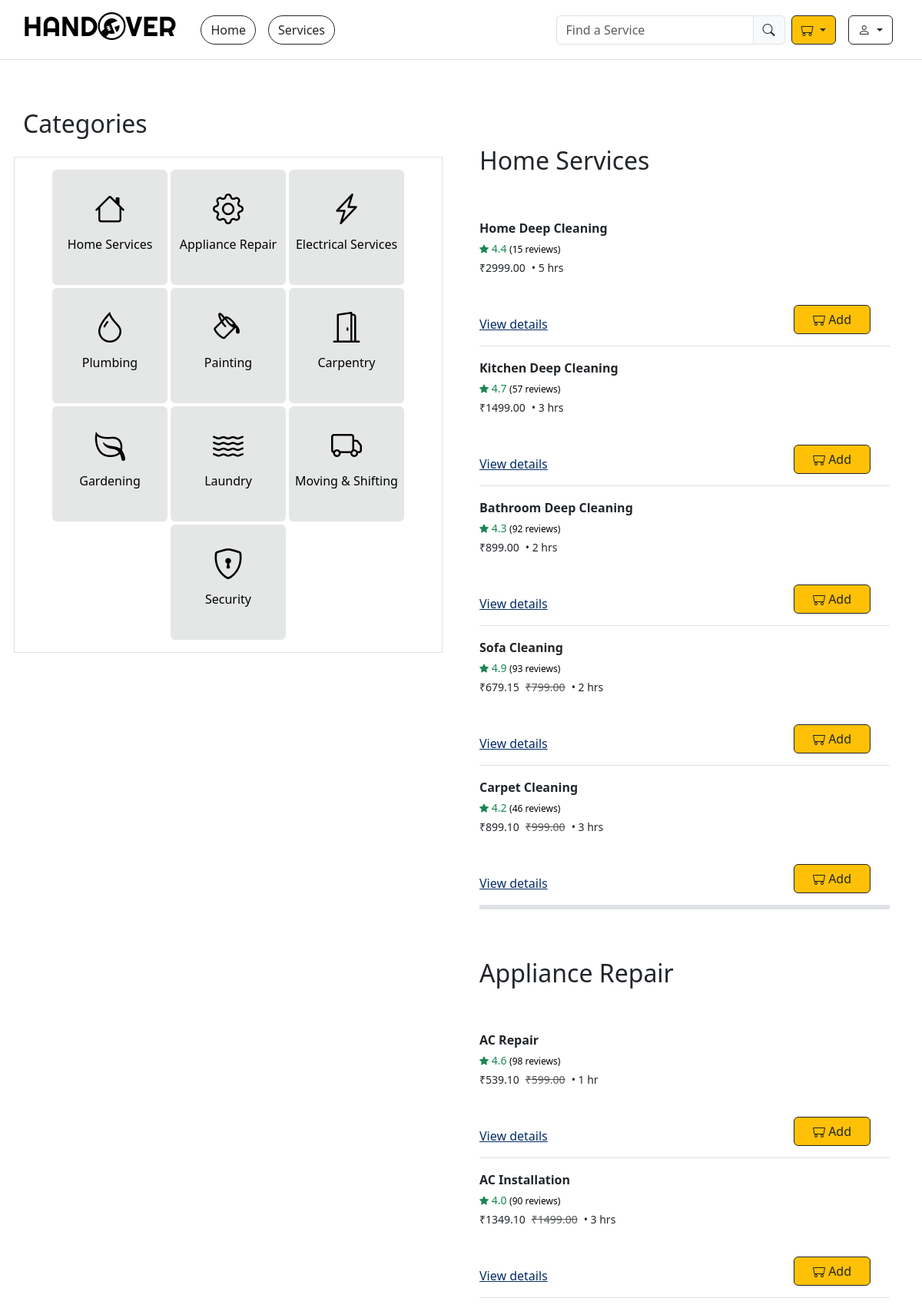
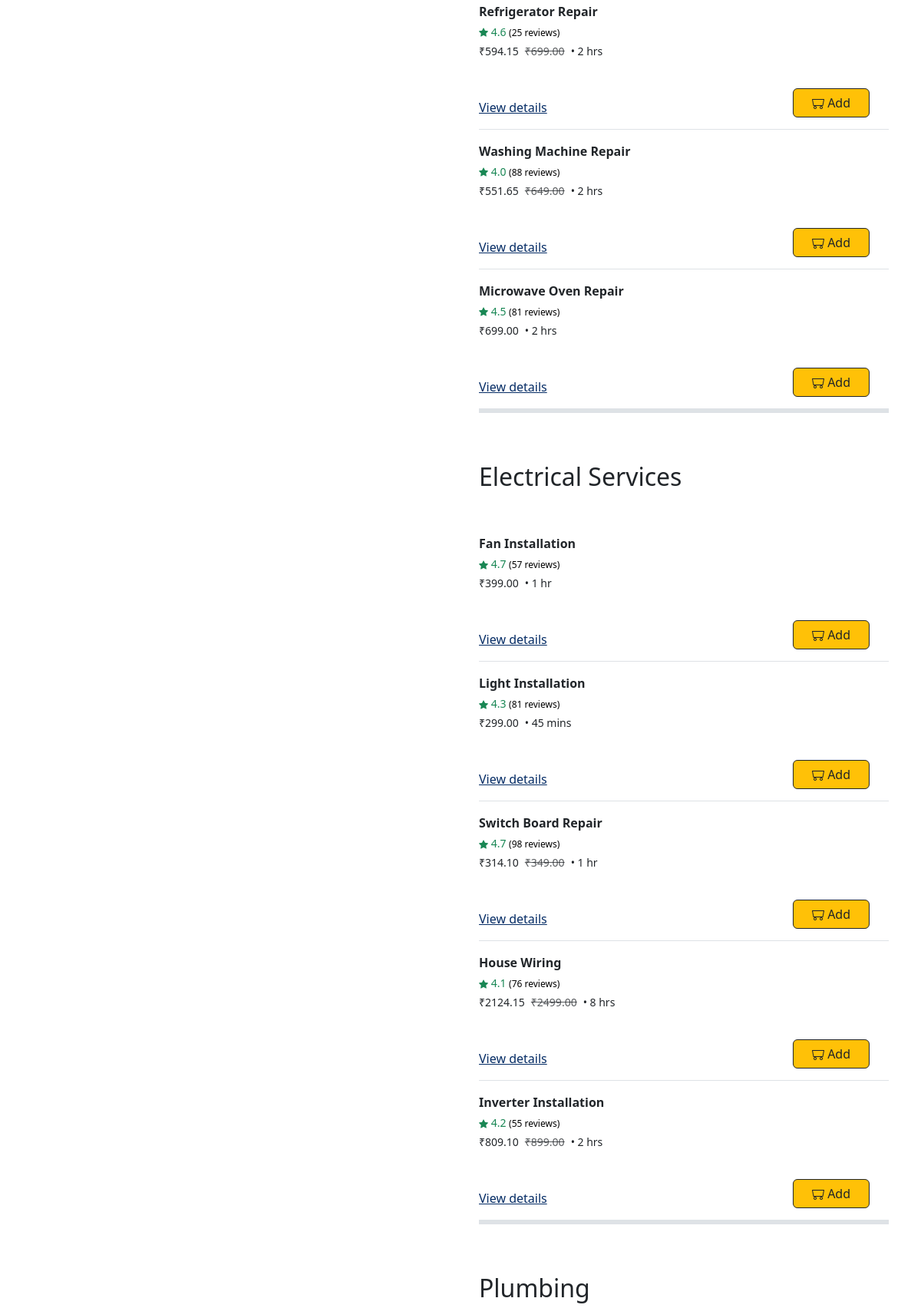
Page /services/ (upper part) on the committed database (2 pictures, top to bottom).
### HANDOVER/models.py (models this page shows, shortened)
class Category(models.Model):
    name = models.CharField(max_length=100, unique=True)
    icon = models.CharField(max_length=50, blank=True)
    @property
    def as_class(self):
        return self.name.lower().strip().replace(' ','-')

class Service(models.Model):
    name = models.CharField(max_length=100)
    category = models.ForeignKey(Category, on_delete=models.CASCADE)
    description = models.TextField()
    image = models.URLField()
    price = models.DecimalField(max_digits=8, decimal_places=2)
    discount_percentage = models.PositiveIntegerField(default=0)
    duration = models.DurationField()
    rating = models.DecimalField(max_digits=2, decimal_places=1, default=0)
    total_reviews = models.PositiveIntegerField(default=0)
    booking_count = models.PositiveIntegerField(default=0)
    is_active = models.BooleanField(default=True)
    created_at = models.DateField(default=timezone.now)
    updated_at = models.DateTimeField(auto_now=True)
    @property
    def on_discount(self):
        return self.discount_percentage > 0
    @property
    def discount_price(self):
        return self.price - (self.price * self.discount_percentage / 100)
    @property
    def duration_text(self):
        total_minutes = int(self.duration.total_seconds() // 60)
        hours = total_minutes // 60
        days = hours // 24
        minutes = total_minutes % 60
        if days:
            if days > 1:
                return f'{days} days'
            else:
                return f'{days} day'
        elif hours:
            if hours > 1:
                return f'{hours} hrs'
            else:
                return f'{hours} hr'
        elif minutes:
            if minutes > 1:
                return f'{minutes} mins'
            else:
                return f'{minutes} min'

### HANDOVER/views.py (the view)
# urls.py: path('services/', views.services, name='services'),
def services(request):
    all_services = Service.objects.all()
    categories = Category.objects.all()
    in_cart = Service.objects.none()
    if request.user.is_authenticated:
        in_cart = Service.objects.filter(
            cart__user = request.user
        )
    return render(request, 'services.html', {'all_services':all_services, 'categories': categories, 'in_cart': in_cart})

### HANDOVER/context_processors.py (called while the page is built)
def cart_data(request):
    if request.user.is_authenticated:
        cart_items = Cart.objects.filter(user=request.user)
    else:
        cart_items = Cart.objects.none()
    return {
        "cart_count": cart_items.count(),
        "mini_cart": cart_items,
    }

### template/services.html (shortened to what this page needs)
{% extends 'base/base.html' %}
{% load static %}
{% block main %}
<div class="d-flex flex-column align-items-start flex-md-row justify-content-center gap-5 pt-5 position-relative">
    <div class="categories-panel col">
        <div class=" d-flex flex-column align-items-start justify-content-center gap-3 " id="nav-grid">
            <h2>Categories</h2>
            <div class="row row-cols-2 row-cols-sm-3 row-cols-md-2 row-cols-lg-3 border justify-content-center gap-1 p-3">
                {% for category in categories %}
                <a href="#{{category.as_class}}" class="col d-flex flex-column align-items-center justify-content-center category-panel rounded py-3">
                    <i class="{{category.icon}} display-6"></i>
                    <p class="text-nowrap">{{category.name}}</p>
                </a>
                {% endfor %}
            </div>
        </div>
    </div>
    <div class="services-panel col d-flex flex-column align-items-start justify-content-center gap-3 w-100 container" data-bs-spy="scroll" data-bs-target="#nav-grid" data-bs-smooth-scroll="true" data-bs-root-margin="0px 0px -40%">
            {% for category in categories %}
            <div class="d-flex flex-column border-bottom border-5 w-100 gap-5 pt-5" id="{{category.as_class}}">
                <h2>{{category.name}}</h2>
                <div class="d-flex flex-column gap-3">
                    {% for service in all_services %}
                    {% if service.category.name == category.name %}
                    <div class="d-flex gap-3 justify-content-between border-bottom service_data">
                        <div class="text-section d-flex flex-column gap-1">
                            <span class="service-name">{{service.name}}</span>
                            <span class="service-rating text-success">
                                <i class="bi bi-star-fill fs-sm text-success"></i>
                                <span>{{service.rating}}</span>
                                <a href="#">({{service.total_reviews}} reviews)</a>
                            </span>
                            <span class="service-price d-flex gap-2">
                                {% if service.on_discount %}
                                <span>₹{{service.discount_price}}</span><span class="text-muted text-decoration-line-through"> ₹{{service.price}}</span><span> • {{service.duration_text}}</span>
                                {% else %}
                                <span>₹{{service.price}}</span><span> • {{service.duration_text}}</span>
                                {% endif %}
                            </span>
                            <a href="{% url 'service' id=service.id %}" class="text-primary-emphasis mt-auto pb-3">View details</a>
                        </div>
                            <div class="img-section position-relative">
                                {% if service in in_cart %}
                                <a href="{% url 'cart' %}" class="btn btn-warning btn-outline-dark position-absolute bottom-0 start-50 translate-middle-x text-nowrap px-4" type="button"><i class="bi bi-minecart-loaded"></i> Cart</a>
                                {% else %}
                                <button class="btn btn-warning btn-outline-dark position-absolute bottom-0 start-50 translate-middle-x text-nowrap px-4 add-cart" type="button" data-id="{{service.id}}"><i class="bi bi-minecart"></i> Add</button>
                                {% endif %}
                            </div>
                    </div>
                    {% endif %}
                    {% endfor %}
                </div>
            </div>
            {% endfor %}
    </div>
</div>
{% endblock %}

### static/css/style.css (style rules this page uses)
.category-panel { text-decoration: none; background-color: #e5e7e6; color: black; height: 150px !important; width: 150px !important; align-items: center !important; justify-content: center !important; display: flex !important; flex-direction: column !important; gap: 10px !important; }
@media (min-width: 769px) { .categories-panel { position: sticky !important; top: 10px; } }
.img-section { height: 150px; width: 150px; overflow: hidden; display: flex; justify-content: center; align-items: center; border-radius: 15px; margin-bottom: 15px; }
.service-name { font-weight: 600; }
.service-rating { font-size: 14px; }
.service-rating i { font-size: 12px; color:dimgrey; }
.service-rating a { color: black; text-decoration: dotted; font-size: 12px; }
.service-price { font-size: 14px; }

### rows in the picture
Category: name "Home Services"
Category: name "Appliance Repair"
Category: name "Electrical Services"
Category: name "Plumbing"
Category: name "Painting"
Category: name "Carpentry"
Category: name "Gardening"
Category: name "Laundry"
Category: name "Moving & Shifting"
Category: name "Security"
Service: name "Home Deep Cleaning", rating "4.4", total_reviews "15", price "2999.00", duration_text "5 hrs"
Service: name "Kitchen Deep Cleaning", rating "4.7", total_reviews "57", price "1499.00", duration_text "3 hrs"
Service: name "Bathroom Deep Cleaning", rating "4.3", total_reviews "92", price "899.00", duration_text "2 hrs"
Service: name "Sofa Cleaning", rating "4.9", total_reviews "93", discount_price "679.15", price "799.00", duration_text "2 hrs"
Service: name "Carpet Cleaning", rating "4.2", total_reviews "46", discount_price "899.10", price "999.00", duration_text "3 hrs"
Service: name "AC Repair", rating "4.6", total_reviews "98", discount_price "539.10", price "599.00", duration_text "1 hr"
Service: name "AC Installation", rating "4.0", total_reviews "90", discount_price "1349.10", price "1499.00", duration_text "3 hrs"
Service: name "Refrigerator Repair", rating "4.6", total_reviews "25", discount_price "594.15", price "699.00", duration_text "2 hrs"
Service: name "Washing Machine Repair", rating "4.0", total_reviews "88", discount_price "551.65", price "649.00", duration_text "2 hrs"
Service: name "Microwave Oven Repair", rating "4.5", total_reviews "81", price "699.00", duration_text "2 hrs"
Service: name "Fan Installation", rating "4.7", total_reviews "57", price "399.00", duration_text "1 hr"
Service: name "Light Installation", rating "4.3", total_reviews "81", price "299.00", duration_text "45 mins"
Service: name "Switch Board Repair", rating "4.7", total_reviews "98", discount_price "314.10", price "349.00", duration_text "1 hr"
Service: name "House Wiring", rating "4.1", total_reviews "76", discount_price "2124.15", price "2499.00", duration_text "8 hrs"
Service: name "Inverter Installation", rating "4.2", total_reviews "55", discount_price "809.10", price "899.00", duration_text "2 hrs"
